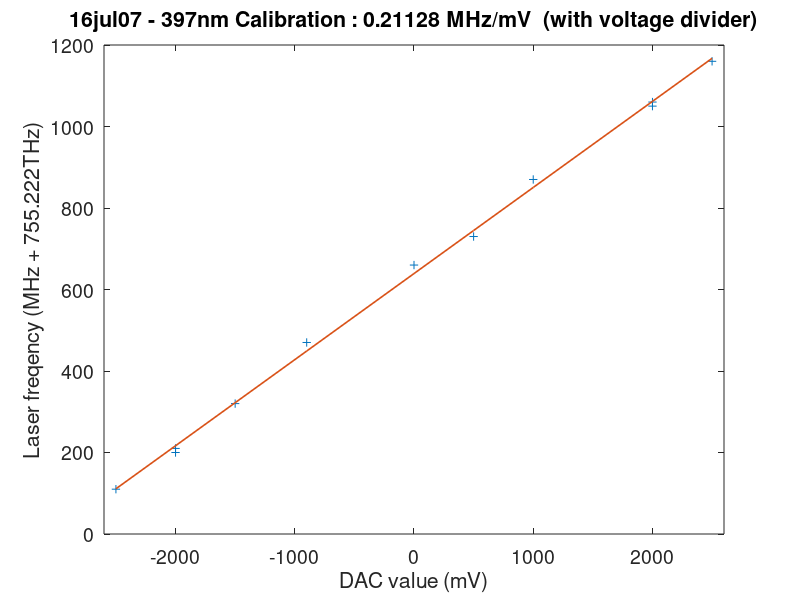

MATLAB code to generate this figure:
function daccalibration

dacscan = [-2000    210;
            2000    1050;
            -2500   110;
            -900    470;
            2500    1160;
            0       660;
            1000    870;
            -1500   320;
            -2000   200;
            2000    1060;
            500     730;];

dac = dacscan(:,1);
freq  = dacscan(:,2);

p = polyfit(dac,freq,1);
y = polyval(p,sort(dac));

figure(1)
disp(['Calibration : ' num2str(p(1)) ' MHz/mV ']);
plot(dac,freq,'+',sort(dac),y,'MarkerSize',8,'LineWidth',1.2)
xlabel('DAC value (mV)','FontSize',14)
ylabel('Laser freqency (MHz + 755.222THz)','FontSize',14)
title(['16jul07 - 397nm Calibration : ' num2str(p(1)) ' MHz/mV  (with voltage divider)'])
xlim([min(dac)-100 max(dac)+100])
set(gca,'FontSize',14)

